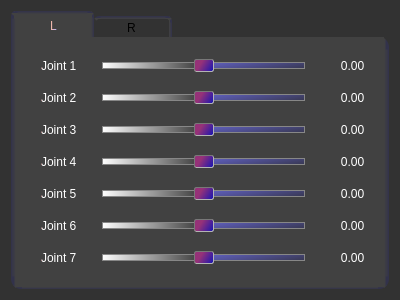
<?xml version="1.0" encoding="UTF-8"?>
<ui version="4.0">
 <class>SliderController</class>
 <widget class="QWidget" name="SliderController">
  <property name="geometry">
   <rect>
    <x>0</x>
    <y>0</y>
    <width>400</width>
    <height>300</height>
   </rect>
  </property>
  <property name="windowTitle">
   <string>Form</string>
  </property>
  <property name="styleSheet">
   <string notr="true">background-color: rgb(50, 50, 50);
alternate-background-color: rgb(65, 65, 65);</string>
  </property>
  <layout class="QGridLayout" name="gridLayout">
   <item row="0" column="0">
    <widget class="QTabWidget" name="armTab">
     <property name="styleSheet">
      <string notr="true">QTabWidget::pane{
border-bottom:2px solid qlineargradient(spread:pad, x1:0, y1:1, x2:0, y2:0, stop:0 rgba(50, 50, 75, 255), stop:1 rgba(65, 65, 65, 255));
border-left:5px solid qlineargradient(spread:pad, x1:0, y1:0, x2:1, y2:0, stop:0 rgba(50, 50, 75, 255), stop:1 rgba(65, 65, 65, 255));
border-right:5px solid qlineargradient(spread:pad, x1:1, y1:0, x2:0, y2:0, stop:0 rgba(50, 50, 75, 255), stop:1 rgba(65, 65, 65, 255));

border-bottom-left-radius: 10px;
border-bottom-right-radius: 10px;
border-top-right-radius: 10px;
background:rgba(65,65,65,255)

}
QTabBar::tab {
font: 14pt &quot;Times New Roman&quot;;
min-width:75;
min-height:18;

border-top-left-radius: 5px;
border-top-right-radius: 5px;
border-top:3px solid qlineargradient(spread:pad, x1:0, y1:0, x2:0, y2:1, stop:0 rgba(50, 50, 75, 255), stop:1 rgba(65, 65, 65, 255));
border-right:3px solid qlineargradient(spread:pad, x1:1, y1:0, x2:0, y2:0, stop:0 rgba(50, 50, 75, 255), stop:1 rgba(65, 65, 65, 255));
}
QTabBar::tab:!selected {
background-color:rgb(50, 50, 50);
margin-top: 5px;
} 
QTabBar::tab:selected {
color: qlineargradient(spread:pad, x1:0, y1:0, x2:1, y2:0, stop:0 rgba(255, 185, 150, 255), stop:1 rgba(175, 175, 255, 255));
background-color: rgb(65, 65, 65);
border-left: 5px solid qlineargradient(spread:pad, x1:0, y1:0, x2:1, y2:0, stop:0 rgba(50, 50, 75, 255), stop:1 rgba(65, 65, 65, 255));
}

</string>
     </property>
     <property name="currentIndex">
      <number>0</number>
     </property>
     <property name="usesScrollButtons">
      <bool>true</bool>
     </property>
     <widget class="QWidget" name="leftTab">
      <property name="styleSheet">
       <string notr="true">font: 10pt &quot;Times New Roman&quot;;
background: rgba(65,65,65,255);
color: qlineargradient(spread:pad, x1:0, y1:0, x2:1, y2:0, stop:0 rgba(255, 135, 130, 255), stop:1 rgba(255, 255, 255, 255));</string>
      </property>
      <attribute name="title">
       <string>L</string>
      </attribute>
      <layout class="QGridLayout" name="gridLayout_2">
       <property name="leftMargin">
        <number>25</number>
       </property>
       <property name="bottomMargin">
        <number>9</number>
       </property>
       <property name="horizontalSpacing">
        <number>25</number>
       </property>
       <property name="verticalSpacing">
        <number>5</number>
       </property>
       <item row="6" column="0">
        <widget class="QLabel" name="lJointLabel7">
         <property name="text">
          <string>Joint 7</string>
         </property>
        </widget>
       </item>
       <item row="3" column="1">
        <widget class="QSlider" name="lJointSlider4">
         <property name="styleSheet">
          <string notr="true">QSlider::groove:horizontal {
    border: 1px solid rgb(135,135,135);
    height: 5px;
    background: qlineargradient(x1:0, y1:0.8, x2:1, y2:1, stop:0 rgb(120,120,255), stop:1 rgb(55,55,80));
    margin: 2px 0px;
}

QSlider::handle:horizontal {
    background: qlineargradient(x1:0.2, y1:0.7, x2:1, y2:1, stop:0 rgb(150,50,120), stop:1 rgb(20,20,180));
    border: 0.5px solid rgb(120,120,120);
	border-right: 1px solid rgb(180,180,180);
	border-bottom: 1px solid rgb(180,180,180);
    width: 18px;
    margin: -4px 0; /* handle is placed by default on the contents rect of the groove. Expand outside the groove */
    border-radius: 2px;
}
QSlider::sub-page:horizontal {
	border: 1px solid rgb(135,135,135);
    height: 5px;
	margin: 2px 0;
    background: qlineargradient(x1:1, y1:0, x2:0, y2:0, stop:0 rgb(50,50,50), stop:1 rgb(255,255,255));
}

</string>
         </property>
         <property name="maximum">
          <number>100</number>
         </property>
         <property name="value">
          <number>50</number>
         </property>
         <property name="orientation">
          <enum>Qt::Horizontal</enum>
         </property>
        </widget>
       </item>
       <item row="6" column="1">
        <widget class="QSlider" name="lJointSlider7">
         <property name="styleSheet">
          <string notr="true">QSlider::groove:horizontal {
    border: 1px solid rgb(135,135,135);
    height: 5px;
    background: qlineargradient(x1:0, y1:0.8, x2:1, y2:1, stop:0 rgb(120,120,255), stop:1 rgb(55,55,80));
    margin: 2px 0px;
	
}

QSlider::handle:horizontal {
    background: qlineargradient(x1:0.2, y1:0.7, x2:1, y2:1, stop:0 rgb(150,50,120), stop:1 rgb(20,20,180));
    border: 0.5px solid rgb(120,120,120);
	border-right: 1px solid rgb(180,180,180);
	border-bottom: 1px solid rgb(180,180,180);
    width: 18px;
    margin: -4px 0; /* handle is placed by default on the contents rect of the groove. Expand outside the groove */
    border-radius: 2px;
}
QSlider::sub-page:horizontal {
	border: 1px solid rgb(135,135,135);
    height: 5px;
	margin: 2px 0;
    background: qlineargradient(x1:1, y1:0, x2:0, y2:0, stop:0 rgb(50,50,50), stop:1 rgb(255,255,255));
}

</string>
         </property>
         <property name="maximum">
          <number>100</number>
         </property>
         <property name="value">
          <number>50</number>
         </property>
         <property name="orientation">
          <enum>Qt::Horizontal</enum>
         </property>
        </widget>
       </item>
       <item row="4" column="1">
        <widget class="QSlider" name="lJointSlider5">
         <property name="styleSheet">
          <string notr="true">QSlider::groove:horizontal {
    border: 1px solid rgb(135,135,135);
    height: 5px;
    background: qlineargradient(x1:0, y1:0.8, x2:1, y2:1, stop:0 rgb(120,120,255), stop:1 rgb(55,55,80));
    margin: 2px 0px;
	
}

QSlider::handle:horizontal {
    background: qlineargradient(x1:0.2, y1:0.7, x2:1, y2:1, stop:0 rgb(150,50,120), stop:1 rgb(20,20,180));
    border: 0.5px solid rgb(120,120,120);
	border-right: 1px solid rgb(180,180,180);
	border-bottom: 1px solid rgb(180,180,180);
    width: 18px;
    margin: -4px 0; /* handle is placed by default on the contents rect of the groove. Expand outside the groove */
    border-radius: 2px;
}
QSlider::sub-page:horizontal {
	border: 1px solid rgb(135,135,135);
    height: 5px;
	margin: 2px 0;
    background: qlineargradient(x1:1, y1:0, x2:0, y2:0, stop:0 rgb(50,50,50), stop:1 rgb(255,255,255));
}

</string>
         </property>
         <property name="maximum">
          <number>100</number>
         </property>
         <property name="value">
          <number>50</number>
         </property>
         <property name="orientation">
          <enum>Qt::Horizontal</enum>
         </property>
        </widget>
       </item>
       <item row="0" column="0">
        <widget class="QLabel" name="lJointLabel1">
         <property name="text">
          <string>Joint 1</string>
         </property>
        </widget>
       </item>
       <item row="2" column="0">
        <widget class="QLabel" name="lJointLabel3">
         <property name="text">
          <string>Joint 3</string>
         </property>
        </widget>
       </item>
       <item row="1" column="1">
        <widget class="QSlider" name="lJointSlider2">
         <property name="styleSheet">
          <string notr="true">QSlider::groove:horizontal {
    border: 1px solid rgb(135,135,135);
    height: 5px;
    background: qlineargradient(x1:0, y1:0.8, x2:1, y2:1, stop:0 rgb(120,120,255), stop:1 rgb(55,55,80));
    margin: 2px 0px;
}

QSlider::handle:horizontal {
    background: qlineargradient(x1:0.2, y1:0.7, x2:1, y2:1, stop:0 rgb(150,50,120), stop:1 rgb(20,20,180));
    border: 0.5px solid rgb(120,120,120);
	border-right: 1px solid rgb(180,180,180);
	border-bottom: 1px solid rgb(180,180,180);
    width: 18px;
    margin: -4px 0; /* handle is placed by default on the contents rect of the groove. Expand outside the groove */
    border-radius: 2px;
}
QSlider::sub-page:horizontal {
	border: 1px solid rgb(135,135,135);
    height: 5px;
	margin: 2px 0;
    background: qlineargradient(x1:1, y1:0, x2:0, y2:0, stop:0 rgb(50,50,50), stop:1 rgb(255,255,255));
}

</string>
         </property>
         <property name="maximum">
          <number>100</number>
         </property>
         <property name="value">
          <number>50</number>
         </property>
         <property name="orientation">
          <enum>Qt::Horizontal</enum>
         </property>
        </widget>
       </item>
       <item row="3" column="0">
        <widget class="QLabel" name="lJointLabel4">
         <property name="text">
          <string>Joint 4</string>
         </property>
        </widget>
       </item>
       <item row="5" column="0">
        <widget class="QLabel" name="lJointLabel6">
         <property name="text">
          <string>Joint 6</string>
         </property>
        </widget>
       </item>
       <item row="1" column="0">
        <widget class="QLabel" name="lJointLabel2">
         <property name="text">
          <string>Joint 2</string>
         </property>
        </widget>
       </item>
       <item row="2" column="1">
        <widget class="QSlider" name="lJointSlider3">
         <property name="styleSheet">
          <string notr="true">QSlider::groove:horizontal {
    border: 1px solid rgb(135,135,135);
    height: 5px;
    background: qlineargradient(x1:0, y1:0.8, x2:1, y2:1, stop:0 rgb(120,120,255), stop:1 rgb(55,55,80));
    margin: 2px 0px;
}

QSlider::handle:horizontal {
    background: qlineargradient(x1:0.2, y1:0.7, x2:1, y2:1, stop:0 rgb(150,50,120), stop:1 rgb(20,20,180));
    border: 0.5px solid rgb(120,120,120);
	border-right: 1px solid rgb(180,180,180);
	border-bottom: 1px solid rgb(180,180,180);
    width: 18px;
    margin: -4px 0; /* handle is placed by default on the contents rect of the groove. Expand outside the groove */
    border-radius: 2px;
}
QSlider::sub-page:horizontal {
	border: 1px solid rgb(135,135,135);
    height: 5px;
	margin: 2px 0;
    background: qlineargradient(x1:1, y1:0, x2:0, y2:0, stop:0 rgb(50,50,50), stop:1 rgb(255,255,255));
}

</string>
         </property>
         <property name="maximum">
          <number>100</number>
         </property>
         <property name="value">
          <number>50</number>
         </property>
         <property name="orientation">
          <enum>Qt::Horizontal</enum>
         </property>
        </widget>
       </item>
       <item row="4" column="0">
        <widget class="QLabel" name="lJointLabel5">
         <property name="text">
          <string>Joint 5</string>
         </property>
        </widget>
       </item>
       <item row="0" column="1">
        <widget class="QSlider" name="lJointSlider1">
         <property name="styleSheet">
          <string notr="true">QSlider::groove:horizontal {
    border: 1px solid rgb(135,135,135);
    height: 5px;
    background: qlineargradient(x1:0, y1:0.8, x2:1, y2:1, stop:0 rgb(120,120,255), stop:1 rgb(55,55,80));
    margin: 2px 0px;
}

QSlider::handle:horizontal {
    background: qlineargradient(x1:0.2, y1:0.7, x2:1, y2:1, stop:0 rgb(150,50,120), stop:1 rgb(20,20,180));
    border: 0.5px solid rgb(120,120,120);
	border-right: 1px solid rgb(180,180,180);
	border-bottom: 1px solid rgb(180,180,180);
    width: 18px;
    margin: -4px 0; /* handle is placed by default on the contents rect of the groove. Expand outside the groove */
    border-radius: 2px;
}
QSlider::sub-page:horizontal {
	border: 1px solid rgb(135,135,135);
    height: 5px;
	margin: 2px 0;
    background: qlineargradient(x1:1, y1:0, x2:0, y2:0, stop:0 rgb(50,50,50), stop:1 rgb(255,255,255));
}

</string>
         </property>
         <property name="maximum">
          <number>100</number>
         </property>
         <property name="value">
          <number>50</number>
         </property>
         <property name="orientation">
          <enum>Qt::Horizontal</enum>
         </property>
         <property name="tickPosition">
          <enum>QSlider::NoTicks</enum>
         </property>
        </widget>
       </item>
       <item row="5" column="1">
        <widget class="QSlider" name="lJointSlider6">
         <property name="styleSheet">
          <string notr="true">QSlider::groove:horizontal {
    border: 1px solid rgb(135,135,135);
    height: 5px;
    background: qlineargradient(x1:0, y1:0.8, x2:1, y2:1, stop:0 rgb(120,120,255), stop:1 rgb(55,55,80));
    margin: 2px 0px;
	
}

QSlider::handle:horizontal {
    background: qlineargradient(x1:0.2, y1:0.7, x2:1, y2:1, stop:0 rgb(150,50,120), stop:1 rgb(20,20,180));
    border: 0.5px solid rgb(120,120,120);
	border-right: 1px solid rgb(180,180,180);
	border-bottom: 1px solid rgb(180,180,180);
    width: 18px;
    margin: -4px 0; /* handle is placed by default on the contents rect of the groove. Expand outside the groove */
    border-radius: 2px;
}
QSlider::sub-page:horizontal {
	border: 1px solid rgb(135,135,135);
    height: 5px;
	margin: 2px 0;
    background: qlineargradient(x1:1, y1:0, x2:0, y2:0, stop:0 rgb(50,50,50), stop:1 rgb(255,255,255));
}

</string>
         </property>
         <property name="maximum">
          <number>100</number>
         </property>
         <property name="value">
          <number>50</number>
         </property>
         <property name="orientation">
          <enum>Qt::Horizontal</enum>
         </property>
        </widget>
       </item>
       <item row="0" column="2">
        <widget class="QLabel" name="lJointVal1">
         <property name="minimumSize">
          <size>
           <width>45</width>
           <height>0</height>
          </size>
         </property>
         <property name="text">
          <string>0.00</string>
         </property>
         <property name="alignment">
          <set>Qt::AlignCenter</set>
         </property>
        </widget>
       </item>
       <item row="1" column="2">
        <widget class="QLabel" name="lJointVal2">
         <property name="minimumSize">
          <size>
           <width>45</width>
           <height>0</height>
          </size>
         </property>
         <property name="text">
          <string>0.00</string>
         </property>
         <property name="alignment">
          <set>Qt::AlignCenter</set>
         </property>
        </widget>
       </item>
       <item row="2" column="2">
        <widget class="QLabel" name="lJointVal3">
         <property name="minimumSize">
          <size>
           <width>45</width>
           <height>0</height>
          </size>
         </property>
         <property name="text">
          <string>0.00</string>
         </property>
         <property name="alignment">
          <set>Qt::AlignCenter</set>
         </property>
        </widget>
       </item>
       <item row="3" column="2">
        <widget class="QLabel" name="lJointVal4">
         <property name="minimumSize">
          <size>
           <width>45</width>
           <height>0</height>
          </size>
         </property>
         <property name="text">
          <string>0.00</string>
         </property>
         <property name="alignment">
          <set>Qt::AlignCenter</set>
         </property>
        </widget>
       </item>
       <item row="4" column="2">
        <widget class="QLabel" name="lJointVal5">
         <property name="minimumSize">
          <size>
           <width>45</width>
           <height>0</height>
          </size>
         </property>
         <property name="text">
          <string>0.00</string>
         </property>
         <property name="alignment">
          <set>Qt::AlignCenter</set>
         </property>
        </widget>
       </item>
       <item row="5" column="2">
        <widget class="QLabel" name="lJointVal6">
         <property name="minimumSize">
          <size>
           <width>45</width>
           <height>0</height>
          </size>
         </property>
         <property name="text">
          <string>0.00</string>
         </property>
         <property name="alignment">
          <set>Qt::AlignCenter</set>
         </property>
        </widget>
       </item>
       <item row="6" column="2">
        <widget class="QLabel" name="lJointVal7">
         <property name="minimumSize">
          <size>
           <width>45</width>
           <height>0</height>
          </size>
         </property>
         <property name="text">
          <string>0.00</string>
         </property>
         <property name="alignment">
          <set>Qt::AlignCenter</set>
         </property>
        </widget>
       </item>
      </layout>
     </widget>
     <widget class="QWidget" name="tab_2">
      <property name="styleSheet">
       <string notr="true">font: 10pt &quot;Times New Roman&quot;;
background: rgba(65,65,65,255);
color: qlineargradient(spread:pad, x1:0, y1:0, x2:1, y2:0, stop:0 rgba(255, 135, 130, 255), stop:1 rgba(255, 255, 255, 255));</string>
      </property>
      <attribute name="title">
       <string>R</string>
      </attribute>
      <layout class="QGridLayout" name="gridLayout_3">
       <property name="leftMargin">
        <number>25</number>
       </property>
       <property name="horizontalSpacing">
        <number>25</number>
       </property>
       <property name="verticalSpacing">
        <number>5</number>
       </property>
       <item row="0" column="0">
        <widget class="QLabel" name="rJointLabel1">
         <property name="text">
          <string>Joint 1</string>
         </property>
        </widget>
       </item>
       <item row="1" column="2">
        <widget class="QLabel" name="rJointVal2">
         <property name="minimumSize">
          <size>
           <width>45</width>
           <height>0</height>
          </size>
         </property>
         <property name="text">
          <string>0.00</string>
         </property>
         <property name="alignment">
          <set>Qt::AlignCenter</set>
         </property>
        </widget>
       </item>
       <item row="0" column="2">
        <widget class="QLabel" name="rJointVal1">
         <property name="minimumSize">
          <size>
           <width>45</width>
           <height>0</height>
          </size>
         </property>
         <property name="text">
          <string>0.00</string>
         </property>
         <property name="alignment">
          <set>Qt::AlignCenter</set>
         </property>
        </widget>
       </item>
       <item row="5" column="0">
        <widget class="QLabel" name="rJointLabel6">
         <property name="text">
          <string>Joint 6</string>
         </property>
        </widget>
       </item>
       <item row="4" column="0">
        <widget class="QLabel" name="rJointLabel5">
         <property name="text">
          <string>Joint 5</string>
         </property>
        </widget>
       </item>
       <item row="3" column="2">
        <widget class="QLabel" name="rJointVal4">
         <property name="minimumSize">
          <size>
           <width>45</width>
           <height>0</height>
          </size>
         </property>
         <property name="text">
          <string>0.00</string>
         </property>
         <property name="alignment">
          <set>Qt::AlignCenter</set>
         </property>
        </widget>
       </item>
       <item row="5" column="2">
        <widget class="QLabel" name="rJointVal6">
         <property name="minimumSize">
          <size>
           <width>45</width>
           <height>0</height>
          </size>
         </property>
         <property name="text">
          <string>0.00</string>
         </property>
         <property name="alignment">
          <set>Qt::AlignCenter</set>
         </property>
        </widget>
       </item>
       <item row="3" column="0">
        <widget class="QLabel" name="rJointLabel4">
         <property name="text">
          <string>Joint 4</string>
         </property>
        </widget>
       </item>
       <item row="4" column="2">
        <widget class="QLabel" name="rJointVal5">
         <property name="minimumSize">
          <size>
           <width>45</width>
           <height>0</height>
          </size>
         </property>
         <property name="text">
          <string>0.00</string>
         </property>
         <property name="alignment">
          <set>Qt::AlignCenter</set>
         </property>
        </widget>
       </item>
       <item row="1" column="0">
        <widget class="QLabel" name="rJointLabel2">
         <property name="text">
          <string>Joint 2</string>
         </property>
        </widget>
       </item>
       <item row="6" column="2">
        <widget class="QLabel" name="rJointVal7">
         <property name="minimumSize">
          <size>
           <width>45</width>
           <height>0</height>
          </size>
         </property>
         <property name="text">
          <string>0.00</string>
         </property>
         <property name="alignment">
          <set>Qt::AlignCenter</set>
         </property>
        </widget>
       </item>
       <item row="2" column="2">
        <widget class="QLabel" name="rJointVal3">
         <property name="minimumSize">
          <size>
           <width>45</width>
           <height>0</height>
          </size>
         </property>
         <property name="text">
          <string>0.00</string>
         </property>
         <property name="alignment">
          <set>Qt::AlignCenter</set>
         </property>
        </widget>
       </item>
       <item row="2" column="0">
        <widget class="QLabel" name="rJointLabel3">
         <property name="text">
          <string>Joint 3</string>
         </property>
        </widget>
       </item>
       <item row="6" column="0">
        <widget class="QLabel" name="rJointLabel7">
         <property name="text">
          <string>Joint 7</string>
         </property>
        </widget>
       </item>
       <item row="0" column="1">
        <widget class="QSlider" name="rJointSlider1">
         <property name="styleSheet">
          <string notr="true">QSlider::groove:horizontal {
    border: 1px solid rgb(135,135,135);
    height: 5px;
    background: qlineargradient(x1:0, y1:0.8, x2:1, y2:1, stop:0 rgb(120,120,255), stop:1 rgb(55,55,80));
    margin: 2px 0px;
}

QSlider::handle:horizontal {
    background: qlineargradient(x1:0.2, y1:0.7, x2:1, y2:1, stop:0 rgb(150,50,120), stop:1 rgb(20,20,180));
    border: 0.5px solid rgb(120,120,120);
	border-right: 1px solid rgb(180,180,180);
	border-bottom: 1px solid rgb(180,180,180);
    width: 18px;
    margin: -4px 0; /* handle is placed by default on the contents rect of the groove. Expand outside the groove */
    border-radius: 2px;
}
QSlider::sub-page:horizontal {
	border: 1px solid rgb(135,135,135);
    height: 5px;
	margin: 2px 0;
    background: qlineargradient(x1:1, y1:0, x2:0, y2:0, stop:0 rgb(50,50,50), stop:1 rgb(255,255,255));
}

</string>
         </property>
         <property name="maximum">
          <number>100</number>
         </property>
         <property name="value">
          <number>50</number>
         </property>
         <property name="orientation">
          <enum>Qt::Horizontal</enum>
         </property>
        </widget>
       </item>
       <item row="1" column="1">
        <widget class="QSlider" name="rJointSlider2">
         <property name="styleSheet">
          <string notr="true">QSlider::groove:horizontal {
    border: 1px solid rgb(135,135,135);
    height: 5px;
    background: qlineargradient(x1:0, y1:0.8, x2:1, y2:1, stop:0 rgb(120,120,255), stop:1 rgb(55,55,80));
    margin: 2px 0px;
}

QSlider::handle:horizontal {
    background: qlineargradient(x1:0.2, y1:0.7, x2:1, y2:1, stop:0 rgb(150,50,120), stop:1 rgb(20,20,180));
    border: 0.5px solid rgb(120,120,120);
	border-right: 1px solid rgb(180,180,180);
	border-bottom: 1px solid rgb(180,180,180);
    width: 18px;
    margin: -4px 0; /* handle is placed by default on the contents rect of the groove. Expand outside the groove */
    border-radius: 2px;
}
QSlider::sub-page:horizontal {
	border: 1px solid rgb(135,135,135);
    height: 5px;
	margin: 2px 0;
    background: qlineargradient(x1:1, y1:0, x2:0, y2:0, stop:0 rgb(50,50,50), stop:1 rgb(255,255,255));
}

</string>
         </property>
         <property name="maximum">
          <number>100</number>
         </property>
         <property name="value">
          <number>50</number>
         </property>
         <property name="orientation">
          <enum>Qt::Horizontal</enum>
         </property>
        </widget>
       </item>
       <item row="2" column="1">
        <widget class="QSlider" name="rJointSlider3">
         <property name="styleSheet">
          <string notr="true">QSlider::groove:horizontal {
    border: 1px solid rgb(135,135,135);
    height: 5px;
    background: qlineargradient(x1:0, y1:0.8, x2:1, y2:1, stop:0 rgb(120,120,255), stop:1 rgb(55,55,80));
    margin: 2px 0px;
}

QSlider::handle:horizontal {
    background: qlineargradient(x1:0.2, y1:0.7, x2:1, y2:1, stop:0 rgb(150,50,120), stop:1 rgb(20,20,180));
    border: 0.5px solid rgb(120,120,120);
	border-right: 1px solid rgb(180,180,180);
	border-bottom: 1px solid rgb(180,180,180);
    width: 18px;
    margin: -4px 0; /* handle is placed by default on the contents rect of the groove. Expand outside the groove */
    border-radius: 2px;
}
QSlider::sub-page:horizontal {
	border: 1px solid rgb(135,135,135);
    height: 5px;
	margin: 2px 0;
    background: qlineargradient(x1:1, y1:0, x2:0, y2:0, stop:0 rgb(50,50,50), stop:1 rgb(255,255,255));
}

</string>
         </property>
         <property name="maximum">
          <number>100</number>
         </property>
         <property name="value">
          <number>50</number>
         </property>
         <property name="orientation">
          <enum>Qt::Horizontal</enum>
         </property>
        </widget>
       </item>
       <item row="3" column="1">
        <widget class="QSlider" name="rJointSlider4">
         <property name="styleSheet">
          <string notr="true">QSlider::groove:horizontal {
    border: 1px solid rgb(135,135,135);
    height: 5px;
    background: qlineargradient(x1:0, y1:0.8, x2:1, y2:1, stop:0 rgb(120,120,255), stop:1 rgb(55,55,80));
    margin: 2px 0px;
}

QSlider::handle:horizontal {
    background: qlineargradient(x1:0.2, y1:0.7, x2:1, y2:1, stop:0 rgb(150,50,120), stop:1 rgb(20,20,180));
    border: 0.5px solid rgb(120,120,120);
	border-right: 1px solid rgb(180,180,180);
	border-bottom: 1px solid rgb(180,180,180);
    width: 18px;
    margin: -4px 0; /* handle is placed by default on the contents rect of the groove. Expand outside the groove */
    border-radius: 2px;
}
QSlider::sub-page:horizontal {
	border: 1px solid rgb(135,135,135);
    height: 5px;
	margin: 2px 0;
    background: qlineargradient(x1:1, y1:0, x2:0, y2:0, stop:0 rgb(50,50,50), stop:1 rgb(255,255,255));
}

</string>
         </property>
         <property name="maximum">
          <number>100</number>
         </property>
         <property name="value">
          <number>50</number>
         </property>
         <property name="orientation">
          <enum>Qt::Horizontal</enum>
         </property>
        </widget>
       </item>
       <item row="4" column="1">
        <widget class="QSlider" name="rJointSlider5">
         <property name="styleSheet">
          <string notr="true">QSlider::groove:horizontal {
    border: 1px solid rgb(135,135,135);
    height: 5px;
    background: qlineargradient(x1:0, y1:0.8, x2:1, y2:1, stop:0 rgb(120,120,255), stop:1 rgb(55,55,80));
    margin: 2px 0px;
}

QSlider::handle:horizontal {
    background: qlineargradient(x1:0.2, y1:0.7, x2:1, y2:1, stop:0 rgb(150,50,120), stop:1 rgb(20,20,180));
    border: 0.5px solid rgb(120,120,120);
	border-right: 1px solid rgb(180,180,180);
	border-bottom: 1px solid rgb(180,180,180);
    width: 18px;
    margin: -4px 0; /* handle is placed by default on the contents rect of the groove. Expand outside the groove */
    border-radius: 2px;
}
QSlider::sub-page:horizontal {
	border: 1px solid rgb(135,135,135);
    height: 5px;
	margin: 2px 0;
    background: qlineargradient(x1:1, y1:0, x2:0, y2:0, stop:0 rgb(50,50,50), stop:1 rgb(255,255,255));
}

</string>
         </property>
         <property name="maximum">
          <number>100</number>
         </property>
         <property name="value">
          <number>50</number>
         </property>
         <property name="orientation">
          <enum>Qt::Horizontal</enum>
         </property>
        </widget>
       </item>
       <item row="5" column="1">
        <widget class="QSlider" name="rJointSlider6">
         <property name="styleSheet">
          <string notr="true">QSlider::groove:horizontal {
    border: 1px solid rgb(135,135,135);
    height: 5px;
    background: qlineargradient(x1:0, y1:0.8, x2:1, y2:1, stop:0 rgb(120,120,255), stop:1 rgb(55,55,80));
    margin: 2px 0px;
}

QSlider::handle:horizontal {
    background: qlineargradient(x1:0.2, y1:0.7, x2:1, y2:1, stop:0 rgb(150,50,120), stop:1 rgb(20,20,180));
    border: 0.5px solid rgb(120,120,120);
	border-right: 1px solid rgb(180,180,180);
	border-bottom: 1px solid rgb(180,180,180);
    width: 18px;
    margin: -4px 0; /* handle is placed by default on the contents rect of the groove. Expand outside the groove */
    border-radius: 2px;
}
QSlider::sub-page:horizontal {
	border: 1px solid rgb(135,135,135);
    height: 5px;
	margin: 2px 0;
    background: qlineargradient(x1:1, y1:0, x2:0, y2:0, stop:0 rgb(50,50,50), stop:1 rgb(255,255,255));
}

</string>
         </property>
         <property name="maximum">
          <number>100</number>
         </property>
         <property name="value">
          <number>50</number>
         </property>
         <property name="orientation">
          <enum>Qt::Horizontal</enum>
         </property>
        </widget>
       </item>
       <item row="6" column="1">
        <widget class="QSlider" name="rJointSlider7">
         <property name="styleSheet">
          <string notr="true">QSlider::groove:horizontal {
    border: 1px solid rgb(135,135,135);
    height: 5px;
    background: qlineargradient(x1:0, y1:0.8, x2:1, y2:1, stop:0 rgb(120,120,255), stop:1 rgb(55,55,80));
    margin: 2px 0px;
}

QSlider::handle:horizontal {
    background: qlineargradient(x1:0.2, y1:0.7, x2:1, y2:1, stop:0 rgb(150,50,120), stop:1 rgb(20,20,180));
    border: 0.5px solid rgb(120,120,120);
	border-right: 1px solid rgb(180,180,180);
	border-bottom: 1px solid rgb(180,180,180);
    width: 18px;
    margin: -4px 0; /* handle is placed by default on the contents rect of the groove. Expand outside the groove */
    border-radius: 2px;
}
QSlider::sub-page:horizontal {
	border: 1px solid rgb(135,135,135);
    height: 5px;
	margin: 2px 0;
    background: qlineargradient(x1:1, y1:0, x2:0, y2:0, stop:0 rgb(50,50,50), stop:1 rgb(255,255,255));
}

</string>
         </property>
         <property name="maximum">
          <number>100</number>
         </property>
         <property name="value">
          <number>50</number>
         </property>
         <property name="orientation">
          <enum>Qt::Horizontal</enum>
         </property>
        </widget>
       </item>
      </layout>
     </widget>
    </widget>
   </item>
  </layout>
 </widget>
 <resources/>
 <connections/>
</ui>
